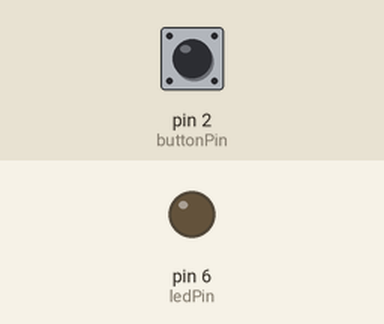
A sketch run on a simulated Arduino Uno, built with avr-gcc and run on an emulated ATmega328P. Parts: output pins drawn as LEDs (lit = HIGH). The inputs (shaded band) are chosen by the test bench; at power-on: pin 2 (buttonPin) LOW.

Above: at 1.2 s.
1.3 s: pin 2 (buttonPin) pulled HIGH for 0.15 s
At 1.9 s:
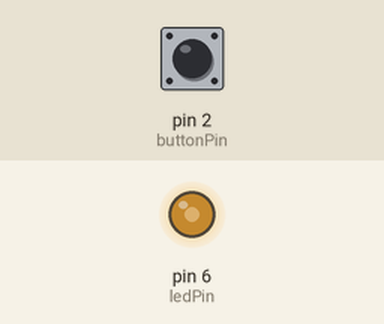
2.9 s: pin 2 (buttonPin) pulled HIGH for 1 s
At 4.3 s:
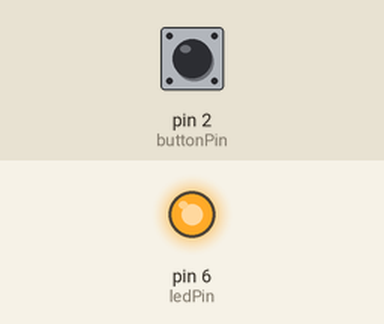
Timing chart, 0 to 5.9 s (numbered marks = the images above; inputs shaded):
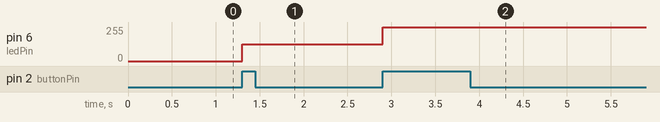

Measured:
- after the input at 1.3 s, pin 6 (ledPin): 0/255 → 127/255 at once
- after the input at 2.9 s, pin 6 (ledPin): 127/255 → 255/255 at once

The sketch:

s06.ino
```cpp
const int ledPin = 6;
const int buttonPin = 2;

int buttonState = 0;
int lastButtonState = 0;
int brightness = 0;
int pressCount = 0;
unsigned long previousMillis = 0;
const long interval = 500; // Intervallo di lampeggiamento

void setup() {
  pinMode(ledPin, OUTPUT);
  pinMode(buttonPin, INPUT);
}

void loop() {
  buttonState = digitalRead(buttonPin);

  // Se il pulsante è premuto
  if (buttonState != lastButtonState) {
    if (buttonState == HIGH) {
      pressCount++;
      if (pressCount > 4) {
        pressCount = 1;
      }

      switch(pressCount) {
        case 1:
          brightness = 127; // 50%
          analogWrite(ledPin, brightness);
          break;
        case 2:
          brightness = 255; // 100%
          analogWrite(ledPin, brightness);
          break;
        case 3:
          // Lampeggiamento gestito nel loop principale
          break;
        case 4:
          brightness = 0; // Off
          analogWrite(ledPin, brightness);
          break;
      }
    }

    // De-bouncing del pulsante
    delay(50);
  }

  lastButtonState = buttonState;

  // Stato di lampeggiamento del LED
  if (pressCount == 3) {
    unsigned long currentMillis = millis();

    if (currentMillis - previousMillis >= interval) {
      previousMillis = currentMillis;

      if (digitalRead(ledPin) == HIGH) {
        digitalWrite(ledPin, LOW);
      } else {
        digitalWrite(ledPin, HIGH);
      }
    }
  }
}
```
